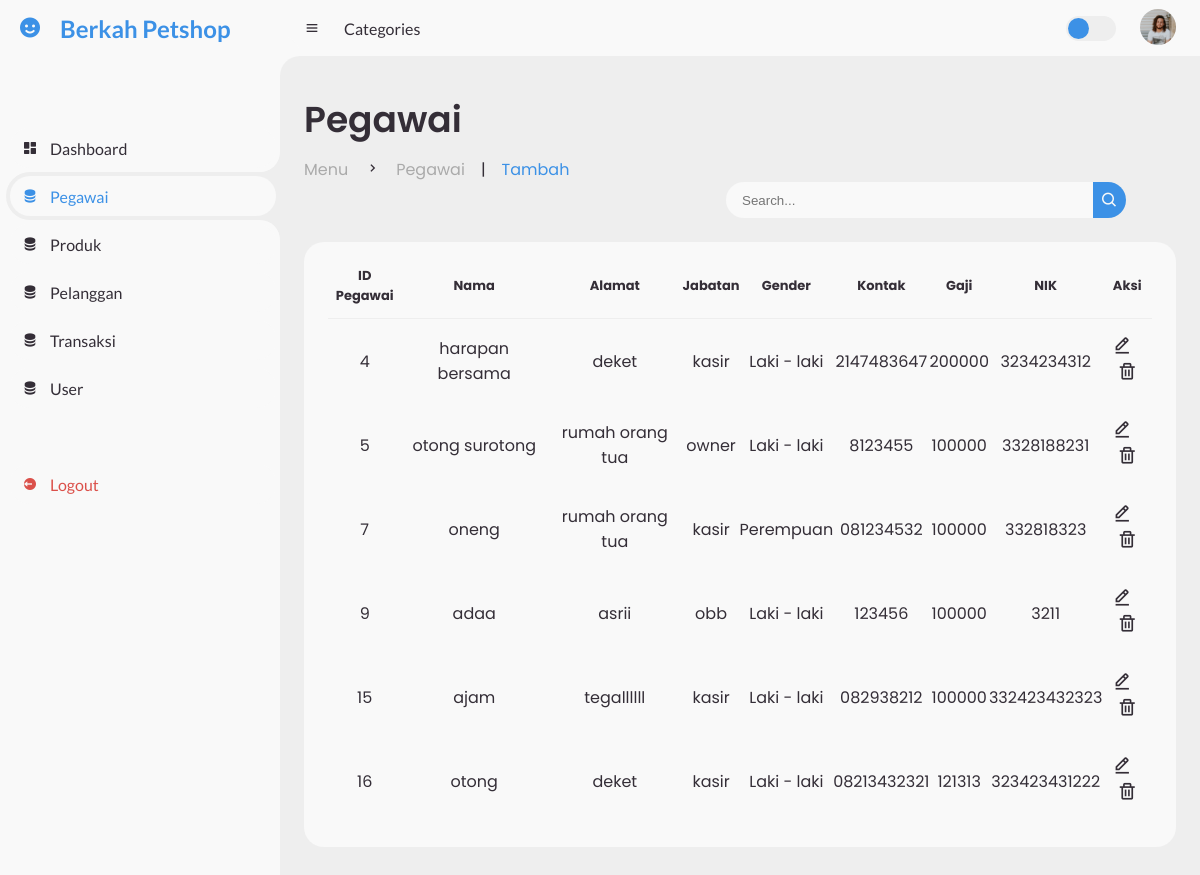
/pegawai/pegawai.php (signed in), run on the app's committed database.
### tables this page shows
CREATE TABLE `pegawai` (
  `id_pegawai` int(11) NOT NULL,
  `nama` varchar(25) NOT NULL,
  `alamat` varchar(25) NOT NULL,
  `jabatan` varchar(25) NOT NULL,
  `gender` enum('Laki - laki','Perempuan','','') NOT NULL,
  `kontak` varchar(20) NOT NULL,
  `gaji` int(11) NOT NULL,
  `nik` varchar(50) NOT NULL,
  `is_deleted` varchar(50) NOT NULL,
  `is_acount` varchar(11) NOT NULL
);

### pegawai/pegawai.php (the view, shortened to what this page needs)
<!DOCTYPE html>
<html lang="en">
<head>
	<link href='https://unpkg.com/boxicons@2.0.9/css/boxicons.min.css' rel='stylesheet'>
	<link rel="stylesheet" href="style_pegawai.css">
</head>
<body>
	<section id="sidebar">
		<a href="#" class="brand">
			<i class='bx bxs-smile'></i>
			<span class="text">Berkah Petshop</span>
		</a>
		<ul class="side-menu top">
        <li>
          <a href="../index/index.php">
            <i class="bx bxs-dashboard"></i>
            <span class="text">Dashboard</span>
          </a>
        </li>
        <li class="active">
          <a href="../pegawai/pegawai.php">
            <i class="bx bxs-data"></i>
            <span class="text">Pegawai</span>
          </a>
        </li>
        <li>
          <a href="../produk/produk.php">
            <i class="bx bxs-data"></i>
            <span class="text">Produk</span>
          </a>
        </li>
        <li>
          <a href="../pelanggan/pelanggan.php">
            <i class="bx bxs-data"></i>
            <span class="text">Pelanggan</span>
          </a>
        </li>
        <li>
          <a href="../transaksi/transaksi.php">
            <i class="bx bxs-data"></i>
            <span class="text">Transaksi</span>
          </a>
        </li>
		<li>
          <a href="../user/user.php">
            <i class="bx bxs-data"></i>
            <span class="text">User</span>
          </a>
        </li>
      </ul>
		<ul class="side-menu">
		<li>
            <a href="../logout/logout.php" class="logout">
                <i class='bx bxs-log-out-circle'></i>
                <span class="text">Logout</span>
            </a>
        </li>
		</ul>
	</section>
	<section id="content">
		<nav>
			<i class='bx bx-menu' ></i>
			<a href="#" class="nav-link">Categories</a>
			<label for="switch-mode" class="switch-mode"></label>
			<a href="#" class="profile">
				<img src="img/people.png">
			</a>
		</nav>
		<main>
			<div class="head-title">
				<div class="left">
					<h1>Pegawai</h1>
					<ul class="breadcrumb">
						<li>
							<a href="#">Menu</a>
						</li>
						<li><i class='bx bx-chevron-right' ></i></li>
						<li>
							<a href="#">Pegawai </a>
						</li>
						<li>|</li>
						<li>
							<a class="active"  href="#">Tambah</a>
						</li>
					</ul>
				</div>
			</div>
				<form action="pegawai.php" method="POST">
					<div class="form-input">
						<input type="search" name="query" placeholder="Search...">
						<button type="submit" class="search-btn"><i class='bx bx-search'></i></button>
					</div>
				</form>
				<div class="table-data">
					<div class="order">
						<table>
							<thead>
								<tr>
									<th>ID Pegawai</th>
									<th>Nama</th>
									<th>Alamat</th>
									<th>Jabatan</th>
									<th>Gender</th>
									<th>Kontak</th>
									<th>Gaji</th>
									<th>NIK</th>
									<th>Aksi</th>
								</tr>
							</thead>
							<tbody>
							<?php
							require '../config/conn.php';
							$query = "";
							$result = mysqli_query($conn, "SELECT * FROM pegawai WHERE is_deleted != 'Y' AND (nama LIKE '%$query%' OR alamat LIKE '%$query%' OR nik LIKE '%$query%' OR jabatan LIKE '%$query%')");
							while ($row = mysqli_fetch_assoc($result)) {
								echo "<tr>";
								echo "<td>" . $row['id_pegawai'] . "</td>";
								echo "<td>" . $row['nama'] . "</td>";
								echo "<td>" . $row['alamat'] . "</td>";
								echo "<td>" . $row['jabatan'] . "</td>";
								echo "<td>" . $row['gender'] . "</td>";
								echo "<td>" . $row['kontak'] . "</td>";
								echo "<td>" . $row['gaji'] . "</td>";
								echo "<td>" . $row['nik'] . "</td>";
								echo "<td>";
								echo"<a href='#' class='emot' onclick=\"console.log('ID Pegawai: " . $row['id_pegawai'] . "'); tampilkanFormEdit('" . $row['id_pegawai'] . "')\"><i class='bx bx-edit-alt'></i></a>";
								echo "<a href='#' class='emot' onclick=\"hapusData('" . $row['id_pegawai'] . "', 'pegawai', 'id_pegawai', 'delete_pegawai.php')\"><i class='bx bx-trash'></i></a>";
								echo"</td>";
								echo "</tr>";
							}
							?>
						</tbody>
					</table>
				</div>
			</div>
		</main>
	</section>
</body>
</html>

### data on the page
pegawai: id_pegawai "4", nama "harapan bersama", alamat "deket", jabatan "kasir", gender "Laki - laki", kontak "2147483647", gaji "200000", nik "3234234312"
pegawai: id_pegawai "5", nama "otong surotong", alamat "rumah orang tua", jabatan "owner", gender "Laki - laki", kontak "8123455", gaji "100000", nik "3328188231"
pegawai: id_pegawai "7", nama "oneng", alamat "rumah orang tua", jabatan "kasir", gender "Perempuan", kontak "081234532", gaji "100000", nik "332818323"
pegawai: id_pegawai "9", nama "adaa", alamat "asrii", jabatan "obb", gender "Laki - laki", kontak "123456", gaji "100000", nik "3211"
pegawai: id_pegawai "15", nama "ajam", alamat "tegallllll", jabatan "kasir", gender "Laki - laki", kontak "082938212", gaji "100000", nik "332423432323"
pegawai: id_pegawai "16", nama "otong", alamat "deket", jabatan "kasir", gender "Laki - laki", kontak "08213432321", gaji "121313", nik "323423431222"
